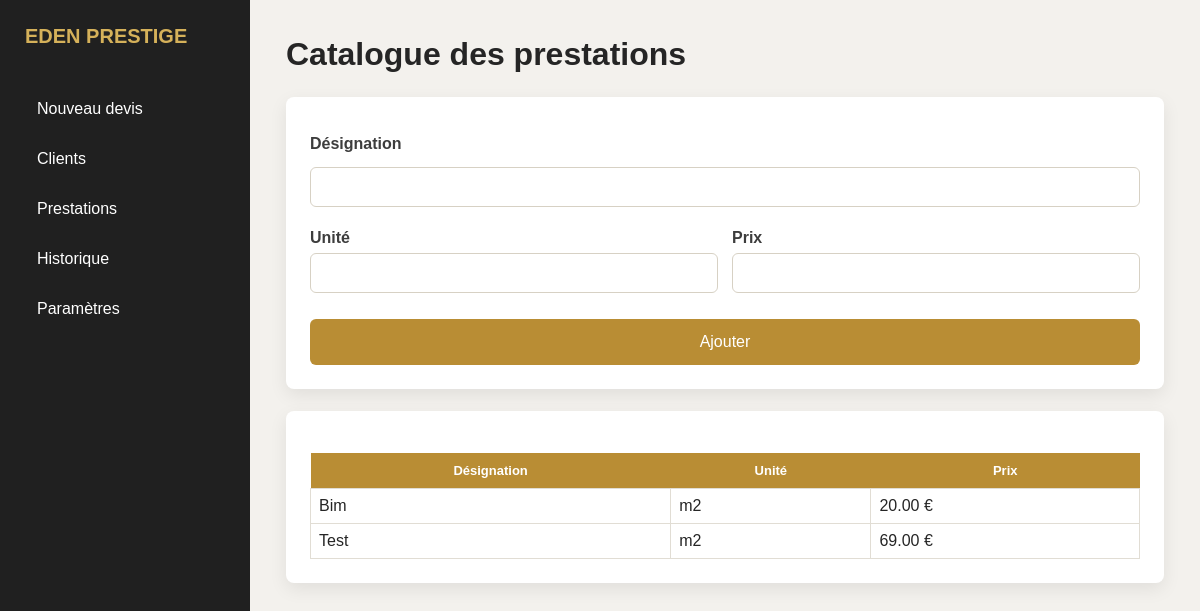
Before: /prestations with the older database file.
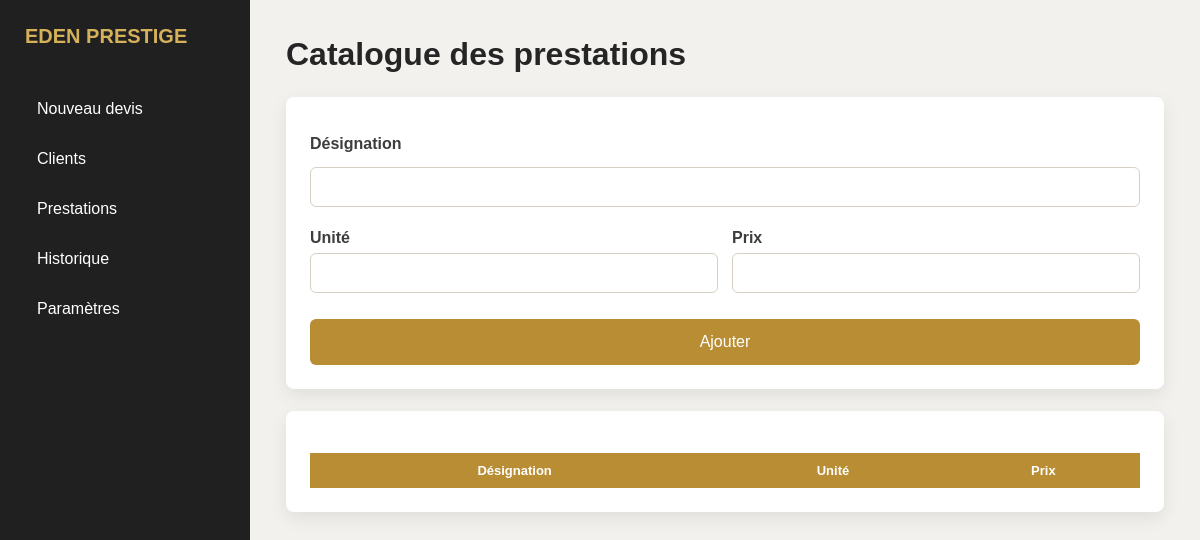
After: the same page with the newer database file.
### models.py (models this page shows, shortened)
class Prestation(db.Model):
    __tablename__ = "prestations"
    id = db.Column(db.Integer, primary_key=True)
    designation = db.Column(db.String(150), nullable=False)
    unite = db.Column(db.String(50))
    prix = db.Column(db.Float)

### app.py (the view)
@app.route("/prestations")
def prestations():
    return render_template("prestations.html", prestations=Prestation.query.order_by(Prestation.designation).all())

### templates/prestations.html
{% extends "base.html" %}
{% block contenu %}
<h1>Catalogue des prestations</h1>
<div class="bloc">
    <form action="/ajouter_prestation" method="POST" class="form-stack">
        <label>D&eacute;signation</label>
        <input name="designation" required>
        <div class="form-grid">
            <div>
                <label>Unit&eacute;</label>
                <input name="unite">
            </div>
            <div>
                <label>Prix</label>
                <input type="number" step="0.01" min="0" name="prix" required>
            </div>
        </div>
        <input class="valider" type="submit" value="Ajouter">
    </form>
</div>
<div class="bloc">
    <table>
        <thead>
            <tr>
                <th>D&eacute;signation</th>
                <th>Unit&eacute;</th>
                <th>Prix</th>
            </tr>
        </thead>
        <tbody>
            {% for p in prestations %}
                <tr>
                    <td>{{ p.designation }}</td>
                    <td>{{ p.unite }}</td>
                    <td>{{ "%.2f"|format(p.prix or 0) }} &euro;</td>
                </tr>
            {% endfor %}
        </tbody>
    </table>
</div>
{% endblock %}

Changed rows visible on the page:
removed Prestation: designation "Bim", unite "m2", prix "20.00"
removed Prestation: designation "Test", unite "m2", prix "69.00"
